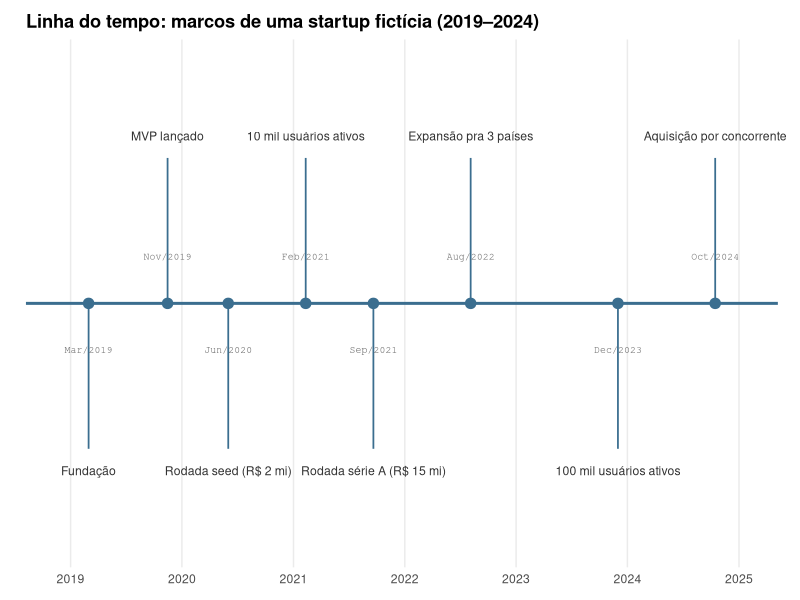

This chart was generated by the following R code:
# Libraries
library(ggplot2)
library(jsonlite)

# Sessao roda em locale C puro (ASCII) neste ambiente -- sem isso, toda
# string acentuada (titulo, nomes de marco) sai corrompida byte a byte no
# data.json e no proprio PNG. "C.utf8" existe no sistema (locale -a).
invisible(Sys.setlocale("LC_CTYPE", "C.utf8"))

# Dados 100% ficticios: marcos de uma startup fictícia ao longo de 6 anos.
# Datas IRREGULARES de propósito (não um marco por ano/trimestre) -- é
# justamente o que diferencia uma linha do tempo de um bar chart de eventos:
# a posição no eixo já mostra o espaçamento real entre os marcos (o salto de
# "MVP lançado" pra "Rodada seed" é mais rápido que o resto), sem precisar de
# nenhum número de dias escrito no gráfico.
eventos <- data.frame(
  data = as.Date(c(
    "2019-03-01", "2019-11-15", "2020-06-01", "2021-02-10",
    "2021-09-20", "2022-08-05", "2023-12-01", "2024-10-15"
  )),
  marco = c(
    "Fundação", "MVP lançado", "Rodada seed (R$ 2 mi)",
    "10 mil usuários ativos", "Rodada série A (R$ 15 mi)",
    "Expansão pra 3 países", "100 mil usuários ativos",
    "Aquisição por concorrente"
  )
)
eventos <- eventos[order(eventos$data), ]
# Alterna label acima/abaixo do eixo pra caber sem sobrepor -- índice par
# fica acima, ímpar fica abaixo (nunca sorteado: precisa ser reproduzível
# pra bater com a mesma alternância na versão D3).
eventos$lado <- ifelse(seq_len(nrow(eventos)) %% 2 == 0, 1, -1)

cor_linha  <- "#3B6E8F"
cor_texto  <- "grey20"
altura_haste <- 1

p <- ggplot(eventos, aes(x = data, y = 0)) +
  geom_hline(yintercept = 0, colour = cor_linha, linewidth = 1) +
  geom_segment(aes(xend = data, y = 0, yend = lado * altura_haste), colour = cor_linha, linewidth = 0.6) +
  geom_point(size = 3.2, colour = cor_linha) +
  geom_text(
    aes(y = lado * altura_haste * 1.12, label = marco, vjust = ifelse(lado > 0, 0, 1)),
    colour = cor_texto, size = 3.1, lineheight = 0.9, family = "sans"
  ) +
  geom_text(
    aes(y = lado * altura_haste * 0.32, label = format(data, "%b/%Y")),
    colour = "grey45", size = 2.5, family = "mono"
  ) +
  scale_x_date(date_labels = "%Y", date_breaks = "1 year", expand = expansion(mult = 0.1)) +
  scale_y_continuous(limits = c(-altura_haste * 1.65, altura_haste * 1.65)) +
  labs(title = "Linha do tempo: marcos de uma startup fictícia (2019–2024)", x = NULL, y = NULL) +
  theme_minimal(base_size = 11) +
  theme(
    plot.title = element_text(face = "bold"),
    axis.text.y = element_blank(),
    axis.title.y = element_blank(),
    panel.grid.major.y = element_blank(),
    panel.grid.minor = element_blank(),
    panel.grid.major.x = element_line(colour = "grey92"),
    plot.margin = margin(t = 10, r = 16, b = 10, l = 16)
  ) +
  coord_cartesian(clip = "off")

ggsave("output.png", plot = p, width = 10, height = 5.5, dpi = 150)

# ---------------------------------------------------------------------------
# Versao interativa: mesma linha do tempo, com tooltip por marco. O lado
# (acima/abaixo) precisa ser o MESMO calculado aqui -- nao recalculado no D3
# -- pra estatico e interativo nunca discordarem de qual marco fica de que
# lado (mesma regra de "a cor nasce uma vez" aplicada aqui a layout, nao cor).
# ---------------------------------------------------------------------------
viz <- list(
  meta = list(cor = cor_linha),
  eventos = lapply(seq_len(nrow(eventos)), function(i) {
    list(
      data = format(eventos$data[i], "%Y-%m-%d"),
      marco = eventos$marco[i],
      lado = eventos$lado[i]
    )
  })
)

write_json(viz, "data.json", auto_unbox = TRUE, digits = NA)
